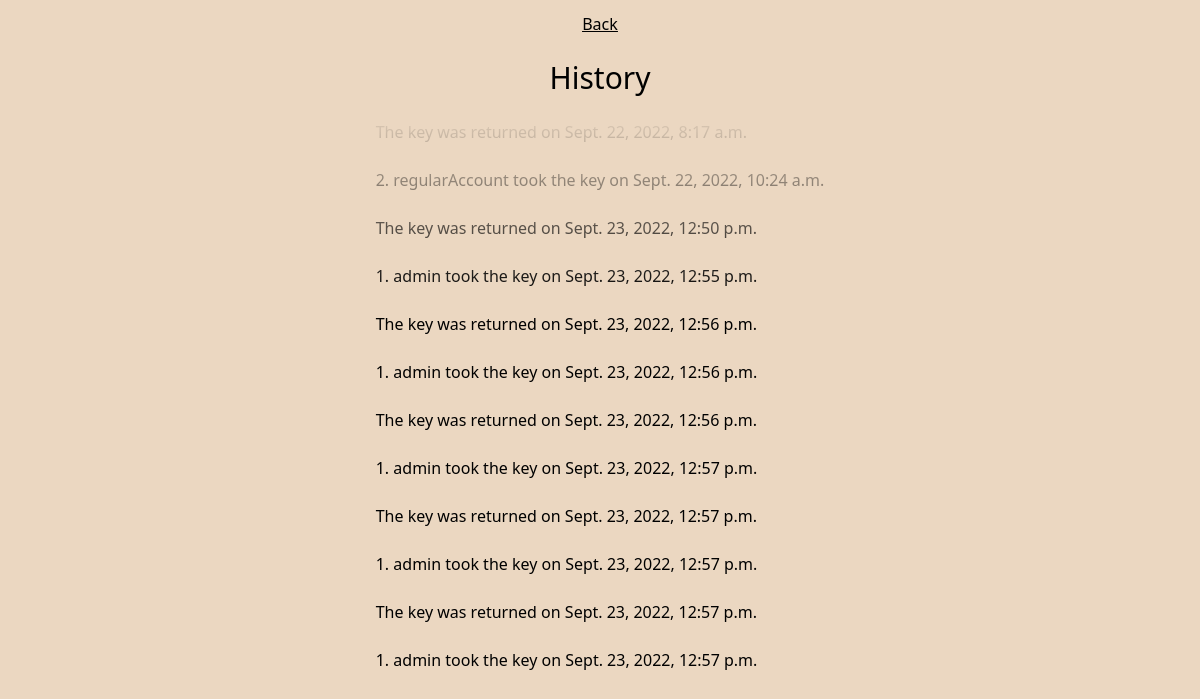
Before: /history/ (signed in) with the older database file.
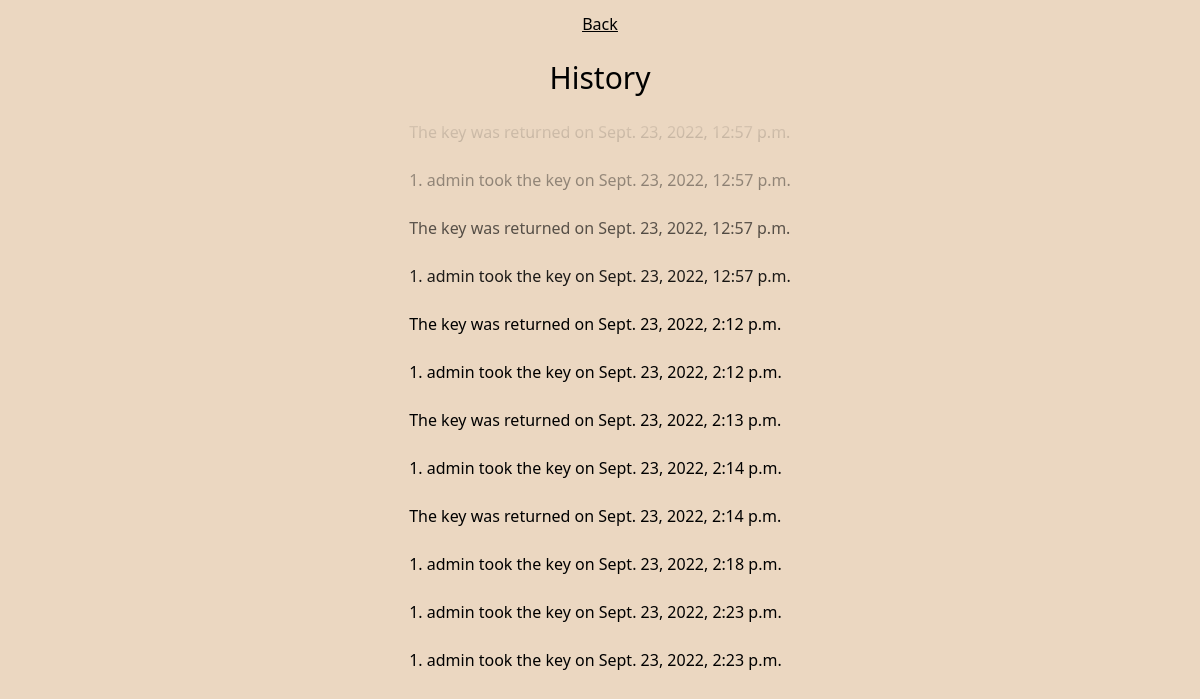
After: the same page with the newer database file.
### keyTracker/models.py (models this page shows, shortened)
class Key(models.Model):
    keyHolder = models.ForeignKey(
        User, on_delete=models.CASCADE, blank=True, null=True)
    isReturned = models.BooleanField(default=True)
    time = models.DateTimeField(auto_now_add=True)

### keyTracker/views.py (the view)
# urls.py: path("history/", views.history, name="history"),
def history(request):
    if request.user.is_authenticated and is_member(user=request.user, group='DI'):
        keys = Key.objects.all().order_by('-time')[:12]
        return render(request=request,
                      template_name='keyTracker/history.html',
                      context={"keys": keys})
    else:
        return redirect('keyTracker:login')

### keyTracker/views.py (called while the page is built)
def is_member(user, group):
    return user.groups.filter(name=group).exists()

### keyTracker/templates/keyTracker/history.html
{% extends 'keyTracker/components/main.html' %}
{% block body %}
<div class="flex flex-col h-screen place-items-center">
<div class="underline my-3 flex flex-row">
    <a href="/">Back</a>
</div>
<div class="text-3xl my-3">
    <h1>History</h1>
</div>
<div class="relative">
    <div class="h-48 bg-gradient-to-b from-backgroundcolor to-transparent w-full absolute z-10"></div>
    <div class="flex flex-col">
        {% for key in keys reversed  %}
        <div class="rounded my-1 p-2 bg-backgroundgreen">
            {% if not key.isReturned %}
                {{ key.keyHolder_id }}. {{ key.keyHolder }} took the key on {{ key.time }}
            </div>
            {% else %}
                The key was returned on {{ key.time }}
            </div>
            {% endif %}
            {% endfor %}
    </div>
</div>
{% endblock body %}

Changed rows visible on the page:
no longer on this page (row unchanged): Key: time "Sept. 22, 2022, 8:17 a.m."
no longer on this page (row unchanged): Key: keyHolder_id "2", keyHolder "regularAccount", time "Sept. 22, 2022, 10:24 a.m."
no longer on this page (row unchanged): Key: time "Sept. 23, 2022, 12:50 p.m."
no longer on this page (row unchanged): Key: keyHolder_id "1", keyHolder "admin", time "Sept. 23, 2022, 12:55 p.m."
no longer on this page (row unchanged): Key: time "Sept. 23, 2022, 12:56 p.m."
no longer on this page (row unchanged): Key: keyHolder_id "1", keyHolder "admin", time "Sept. 23, 2022, 12:56 p.m."
no longer on this page (row unchanged): Key: time "Sept. 23, 2022, 12:56 p.m."
no longer on this page (row unchanged): Key: keyHolder_id "1", keyHolder "admin", time "Sept. 23, 2022, 12:57 p.m."
added Key: time "Sept. 23, 2022, 2:12 p.m."
added Key: keyHolder_id "1", keyHolder "admin", time "Sept. 23, 2022, 2:12 p.m."
added Key: time "Sept. 23, 2022, 2:13 p.m."
added Key: keyHolder_id "1", keyHolder "admin", time "Sept. 23, 2022, 2:14 p.m."
added Key: time "Sept. 23, 2022, 2:14 p.m."
added Key: keyHolder_id "1", keyHolder "admin", time "Sept. 23, 2022, 2:18 p.m."
added Key: keyHolder_id "1", keyHolder "admin", time "Sept. 23, 2022, 2:23 p.m."
added Key: keyHolder_id "1", keyHolder "admin", time "Sept. 23, 2022, 2:23 p.m."
